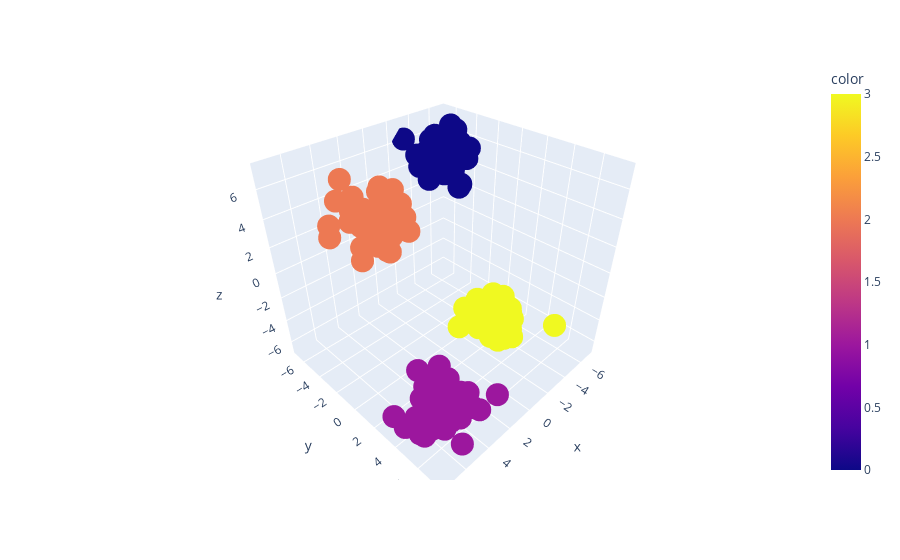

The notebook cell saved with this chart:
### Code cell
px.scatter_3d(x = x[:,0],y = x[:,1],z = x[:,2],color = k_pred)

### Figure 1 — Plotly figure (JSON) as saved in the notebook; plotly's stock layout.template omitted (floating-point values rounded to 4 significant figures; data arrays with more than 128 entries replaced by an {"elided": "..."} marker saying what was removed)
{"data": [{"hovertemplate": "x=%{x}<br>y=%{y}<br>z=%{z}<br>color=%{marker.color}<extra></extra>", "legendgroup": "", "marker": {"color": {"elided": "200 int values"}, "coloraxis": "coloraxis", "symbol": "circle"}, "mode": "markers", "name": "", "scene": "scene", "showlegend": false, "type": "scatter3d", "x": {"elided": "200 float values"}, "y": {"elided": "200 float values"}, "z": {"elided": "200 float values"}}], "layout": {"coloraxis": {"colorbar": {"title": {"text": "color"}}, "colorscale": [[0, "#0d0887"], [0.1111, "#46039f"], [0.2222, "#7201a8"], [0.3333, "#9c179e"], [0.4444, "#bd3786"], [0.5556, "#d8576b"], [0.6667, "#ed7953"], [0.7778, "#fb9f3a"], [0.8889, "#fdca26"], [1, "#f0f921"]]}, "legend": {"tracegroupgap": 0}, "margin": {"t": 60}, "scene": {"domain": {"x": [0, 1], "y": [0, 1]}, "xaxis": {"title": {"text": "x"}}, "yaxis": {"title": {"text": "y"}}, "zaxis": {"title": {"text": "z"}}}}}
